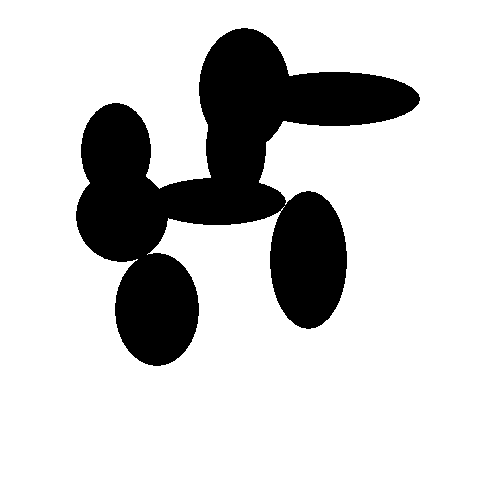
%> input picture texture_19_9_18/Watershed/2.bmp, 500 x 500 px
$ octave Untitled.m   (GNU Octave 9; MATLAB toolbox functions it lacks are replaced by stand-ins)
%> lines starting %> are read from the running program, lines starting %| are printed output that depends on the picture; in (x1, y1, x2, y2) boxes, pixels count from 0 and x2, y2 are one past the last pixel; in counts of white or black regions, pixels touching at a corner belong together; the program's own positions count from 1
clear;
% [12 lines of commented-out code are left out]


a = imread('\2.bmp');
%> a: size 500x500 logical; 80.9% white; 1 black region, box (x1, y1, x2, y2) and area: (76, 28, 420, 366) 47789
a = ~a;
gc = ~a;
d = bwdist(gc);
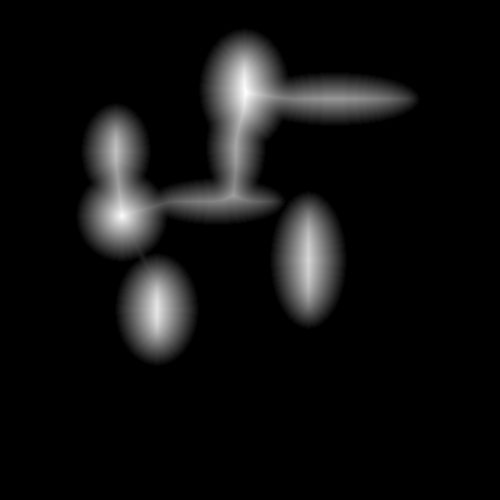
%> d: size 500x500 single; min 0, max 46.27, mean 2.9; drawn with min black and max white
h = fspecial('gaussian',[13 13],2);
d = imfilter(d,h);
L=watershed(-d);
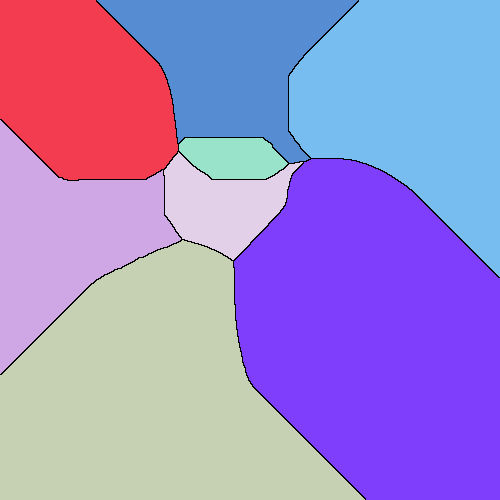
%> L: size 500x500 uint8; 9 distinct labels, from 0 to 8; one colour per label, 0 black
w= L==0;
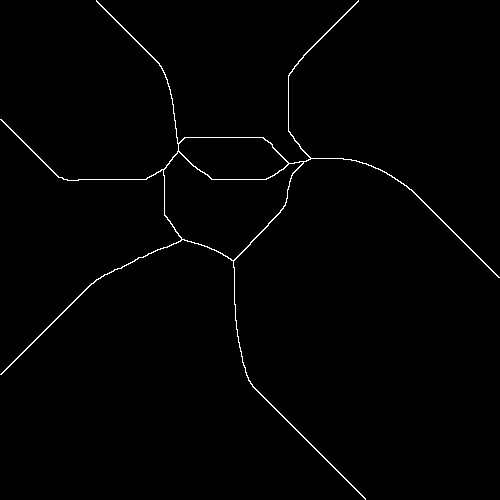
%> w: size 500x500 logical; 0.96% white in thin lines or dots
g2 = a & ~w;
%> g2: size 500x500 logical; 19% white; 8 white regions, largest, box (x1, y1, x2, y2) and area: (270, 191, 347, 329) 8280, (199, 28, 289, 141) 8229, (115, 253, 199, 366) 7390
imshow(g2);
